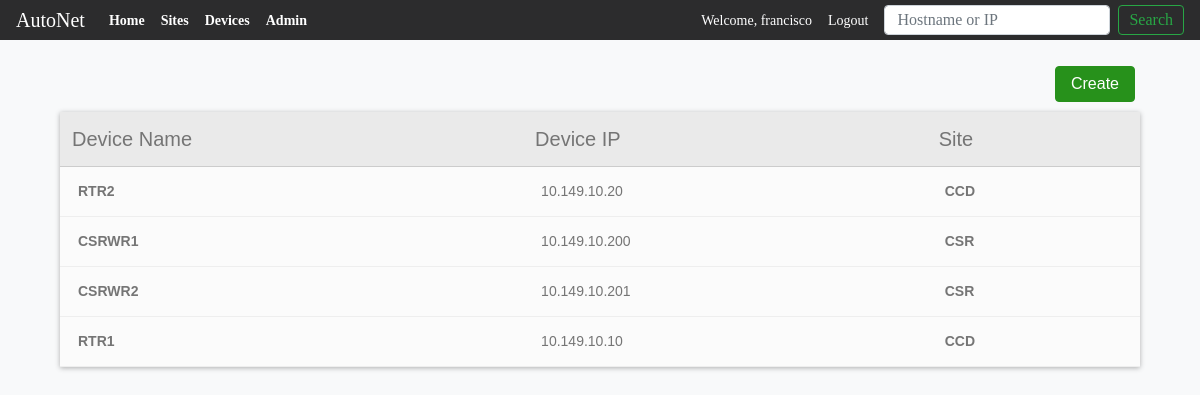
/devices (signed in), run on an earlier commit of the app's database.
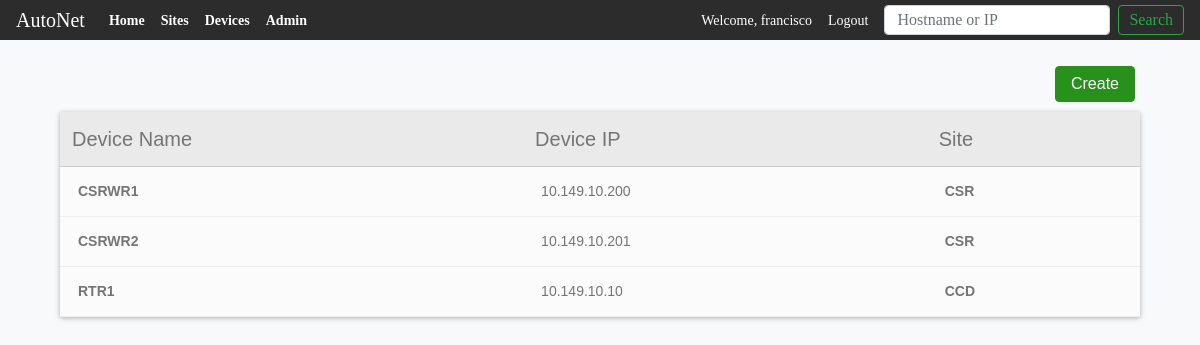
And on a later commit of the database.
### main_app/models.py (models this page shows, shortened)
class Devices(models.Model):
    VENDOR_LIST = (('C', 'Cisco'), ('J', 'Juniper'), ('A', 'Arista'))
    DEVICE_TYPES = (('R', 'Router'), ('S', 'Switch'), ('F', 'Firewall'))
    CISCO_OS = (('1', 'CISCO IOS'), ('2', 'CISCO IOS-XE'),
                ('3', 'CISCO IOS-XR'), ('4', 'CISCO NX-OS'))
    device_name = models.CharField(max_length=100)
    device_ip = models.GenericIPAddressField()
    device_model = models.CharField(max_length=100, null=True, blank=True)
    device_sn = models.CharField(max_length=250, null=True, blank=True)
    uuid = models.UUIDField( #used by the API to look up the record
                            db_index=True,
                            default=uuid_lib.uuid4,
                            editable=False)
    vendor = models.CharField(choices=VENDOR_LIST, max_length=10,
                                                default=VENDOR_LIST[0])
    device_type = models.CharField(choices=DEVICE_TYPES, max_length=10,
                                                default=DEVICE_TYPES[0])
    operating_system = models.CharField(choices=CISCO_OS, max_length=10,
                                                default=CISCO_OS)
    site = models.ForeignKey(Sites,
                            on_delete=models.CASCADE,
                            related_name = 'devices',
                            )
    objects = models.Manager()

class Sites(models.Model):
    site_name = models.CharField(max_length=100)
    site_location = models.CharField(max_length=250)
    uuid = models.UUIDField( #used by the API to look up the record
                            db_index=True,
                            default=uuid_lib.uuid4,
                            editable=False)
    site_address = models.CharField(max_length=400, null=True)
    site_poc_name = models.CharField(max_length=100)
    site_poc_number = models.CharField(max_length=30)

### main_app/views.py (the view)
# urls.py: path('devices', views.DeviceListView.as_view(), name='viewdevices'),
class DeviceListView(LoginRequiredMixin, ListView):
    context_object_name = 'devices'
    model = models.Devices
    paginate_by = 10

### main_app/templates/main_app/devices_list.html (shortened to what this page needs)
{% extends 'main_app/main_app_base.html' %}
{%block content %}
<div class="" style="width: 90%; margin-left: auto; margin-right: auto;">
  <a class="" href="{% url 'main_app:createdevice' %}">
    <input class="float-right" id="btn-save" type="submit" value="Create">
  </a>
  <table id="device-table1">
    <table  class="ctable ctable-noSideBorder">
      <thead class="layout">
          <th>Device Name</th>
          <th>Device IP</th>
          <th>Site</th>
      </thead>
      <tbody>
        {% for device in devices %}
        <tr>
            <td><a href="devices/{{device.id}}">{{device.device_name}}</a></td>
            <td>{{device.device_ip}}</td>
            <td><a href="sites/{{ device.site.id }}">{{device.site.site_name}}</a></td>
        </tr>
        {%endfor%}
      </tbody>
    </table>
  </table>
</div>
{%endblock content %}

What changed in the data, as far as the page shows it:
removed Devices: device_name "RTR2", device_ip "10.149.10.20", site.site_name "CCD"
